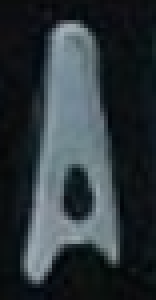
#> input picture dataset/template/A/A (5).png, 39 x 75 px, found by its file name (shown 4 times larger); its folder holds only this picture in this run
$ jupyter execute --allow-errors match_and_eval.ipynb   (shell and % lines are left out)
#> lines starting #> are read from the running program, lines starting #| are printed output that depends on the picture
# Template Matching

Tested on Google Colab 1.0.0 using Python 3.10.12

## Clone and install necessary dataset/library

[cell 1]
# Save the req

## Matching

[cell 2]
import os
import evaluate
import cv2
from google.colab.patches import cv2_imshow
import numpy as np

[cell 3]
import cv2
from google.colab.patches import cv2_imshow
import os
import numpy as np

# Create the templates necessary for matching
def load_templates(template_base_dir):
    templates = {}

    for char_dir in os.listdir(template_base_dir):
        char_path = os.path.join(template_base_dir, char_dir)
        if os.path.isdir(char_path):
            templates[char_dir] = []
            for filename in os.listdir(char_path):
                if filename.endswith((".png", ".jpg")):
                    template_img = cv2.imread(os.path.join(char_path, filename), cv2.IMREAD_GRAYSCALE)
#> template_img: shape (75, 39); min 0, max 174, mean 51.6
                    template_img = cv2.resize(template_img, (24, 32))
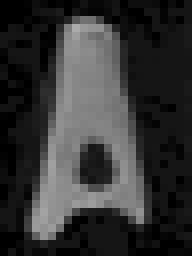
#> template_img: shape (32, 24) (shown 8 times larger); min 0, max 171, mean 51.8

                    if template_img is not None:
                        templates[char_dir].append(template_img)

    return templates

[cell 4]
# Function to perform template matching and recognize characters

def template_matching_ocr(image_path, templates, threshold=0.7):
    # Load the input image
    img_bgr = cv2.imread(image_path)

    # Error handling
    if img_bgr is None:
        print(f"Error: Unable to load image {image_path}")
        return

    img_bgr = cv2.resize(img_bgr, (224, 56)) # Resize img
    img_gray = cv2.cvtColor(img_bgr, cv2.COLOR_BGR2GRAY) # Grayscale

    recognized_char = []
    h_input, w_input = img_gray.shape

    # Iterate over each character class
    for char_class, template_list in templates.items():
        best_match_val = 0
        best_char = None
        best_loc = None
        best_w_template = None
        best_h_template = None

        # Iterate over the templates for the current character class
        for template in template_list:
            h_template, w_template = template.shape

            # Make sure template is smaller than the input image
            if h_template <= h_input and w_template <= w_input:

                # Perform template matching
                result = cv2.matchTemplate(img_gray, template, cv2.TM_CCOEFF_NORMED)
                min_val, max_val, min_loc, max_loc = cv2.minMaxLoc(result)

                # Update the best match if found
                if max_val > best_match_val:
                    best_match_val = max_val
                    best_char = char_class
                    best_loc = max_loc
                    best_h_template, best_w_template = h_template, w_template

        # Threshold and select the character with the best match
        if best_match_val > threshold:
          recognized_char.append((best_char, best_loc[0], best_loc[1], best_w_template, best_h_template))

          # I don't know why; it shouldn't affect anything, but when it's removed the prediction goes bad :(
          cv2.rectangle(img_gray, best_loc, (best_loc[0] + best_w_template, best_loc[1] + best_h_template), (255, 255, 0), 1)

    # Sort by x first
    sorted_recognized_char = sorted(recognized_char, key=lambda x: x[1])

    recognized_text = ""

    for char, x, y, w, h in sorted_recognized_char:
        recognized_text += str(char)

        # Draw the rectangle into the image
        cv2.rectangle(img_bgr, (x, y), (x + w,  y + h), (255, 255, 0), 1)
        cv2.putText(img_bgr, str(char), (x + 2, y + h - 2), cv2.FONT_HERSHEY_SIMPLEX, 0.5, (255, 255, 0), 2)

    # Show the image with rectangles drawn
    cv2_imshow(img_bgr)

    return recognized_text

[cell 5]
# Test on 1 images

# Set paths
template_dir = '/content/Automatic-License-Plate-Recognition/dataset/template'  # Update this path to your dataset folder
input_image_path = '/content/Automatic-License-Plate-Recognition/dataset/test/B8837NR.jpg'  # Path to the image you want to recognize text from

# Load templates from dataset directory
templates = load_templates(template_dir)

# Perform OCR using template matching
recognized_text = template_matching_ocr(input_image_path, templates)

# Output the recognized text
print(f"Test Recognized text: {recognized_text}")

## Evaluation

[cell 6]
# Process Test Dataset
PATH = '/content/Automatic-License-Plate-Recognition/dataset/test'
images = []
labels = []

#> (the rest of this cell did not finish here and is left out)

[cell 7]
result = []
for i in images:
  result.append(template_matching_ocr(i, templates))
print(f'Test Length: {len(result)}')

[cell 8]
import evaluate
#> (the rest of this cell did not finish here and is left out)

#> (a cell that did not finish here is left out)

[cell 10]
print(f'Results (Prediction, True Value):')
for i,x in enumerate(zip(result, labels)):
  print(f'{i+1}. {x}')
